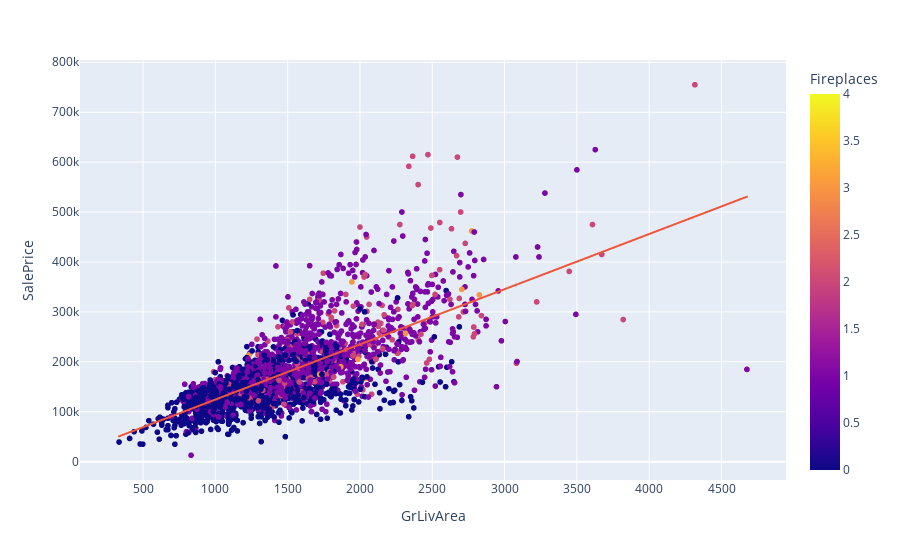

Notebook source saved alongside this figure:
### Markdown cell above
<h3>Fireplaces EDA</h3>

### Code cell
fig = px.scatter(ah,x='GrLivArea',y='SalePrice',color='Fireplaces',trendline='ols')
fig.show()

### Figure 1 — Plotly figure (JSON) as saved in the notebook; plotly's stock layout.template omitted (floating-point values rounded to 4 significant figures; data arrays with more than 128 entries replaced by an {"elided": "..."} marker saying what was removed)
{"data": [{"hovertemplate": "GrLivArea=%{x}<br>SalePrice=%{y}<br>Fireplaces=%{marker.color}<extra></extra>", "legendgroup": "", "marker": {"color": {"elided": "2580 int values"}, "coloraxis": "coloraxis", "symbol": "circle"}, "mode": "markers", "name": "", "showlegend": false, "type": "scattergl", "x": {"elided": "2580 int values"}, "xaxis": "x", "y": {"elided": "2580 int values"}, "yaxis": "y"}, {"hovertemplate": "<b>OLS trendline</b><br>SalePrice = 110.551 * GrLivArea + 13775.7<br>R<sup>2</sup>=0.518373<br><br>GrLivArea=%{x}<br>SalePrice=%{y} <b>(trend)</b><extra></extra>", "legendgroup": "", "marker": {"symbol": "circle"}, "mode": "lines", "name": "", "showlegend": false, "type": "scattergl", "x": {"elided": "2580 int values"}, "xaxis": "x", "y": {"elided": "2580 float values"}, "yaxis": "y"}], "layout": {"autosize": true, "coloraxis": {"colorbar": {"title": {"text": "Fireplaces"}}, "colorscale": [[0, "#0d0887"], [0.1111, "#46039f"], [0.2222, "#7201a8"], [0.3333, "#9c179e"], [0.4444, "#bd3786"], [0.5556, "#d8576b"], [0.6667, "#ed7953"], [0.7778, "#fb9f3a"], [0.8889, "#fdca26"], [1, "#f0f921"]]}, "legend": {"tracegroupgap": 0}, "margin": {"t": 60}, "xaxis": {"anchor": "y", "autorange": true, "domain": [0, 1], "range": [74.97, 4935.0], "title": {"text": "GrLivArea"}, "type": "linear"}, "yaxis": {"anchor": "x", "autorange": true, "domain": [0, 1], "range": [-44680.0, 812500.0], "title": {"text": "SalePrice"}, "type": "linear"}}}
